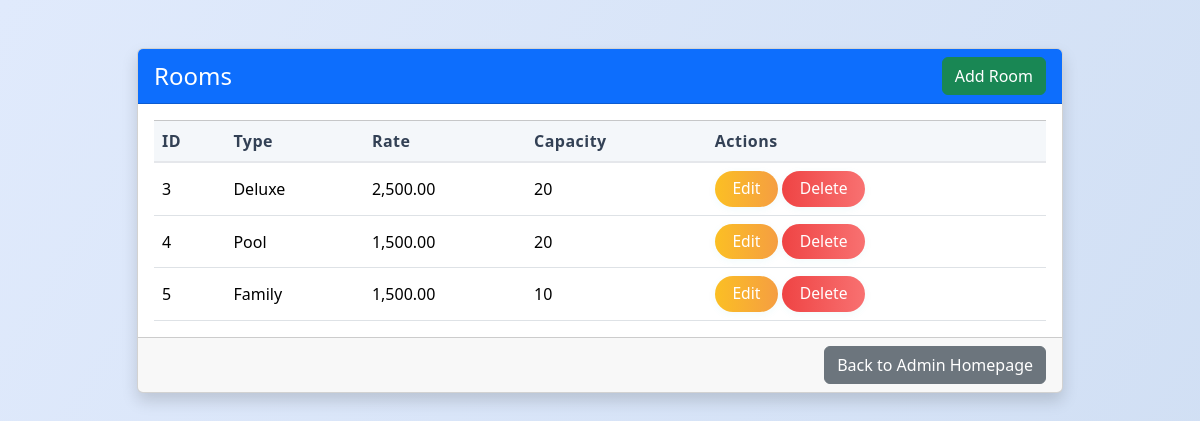
The page /manage_rooms.php (signed in) on the database its author committed.
### tables this page shows
CREATE TABLE `room` (
  `Room_ID` int(11) NOT NULL,
  `Room_Type` varchar(255) NOT NULL,
  `Room_Rate` decimal(10,2) NOT NULL,
  `Room_Cap` int(11) NOT NULL
);

### classes/database.php (called while the page is built, shortened)
<?php
class Database {
    private $host = "localhost";
    private $db_name = "guest_accommodation_system";
    private $username = "root";
    private $password = "";
    public $conn;
    public function connect() {
        $this->conn = new mysqli(
            $this->host,
            $this->username,
            $this->password,
            $this->db_name
        );
    }
    public function getConnection() {
        return $this->conn;
    }
    public function getAllRooms() {
        $conn = $this->getConnection();
        $result = $conn->query("SELECT * FROM room");
        $rooms = [];
        if ($result) {
            while ($row = $result->fetch_assoc()) {
                $rooms[] = $row;
            }
        }
        return $rooms;
    }
}
?>

### manage_rooms.php (the view, shortened to what this page needs)
<?php
require_once('classes/database.php');
$db = new Database();
$rooms = $db->getAllRooms();
?>
<!doctype html>
<html lang="en">
<head>
  <link rel="stylesheet" href="./bootstrap-5.3.3-dist/css/bootstrap.css">
  <link rel="stylesheet" href="style2.css">
</head>
<body class="bg-light">
<div class="container py-5">
  <div class="row justify-content-center">
    <div class="col-lg-10">
      <div class="card shadow glass-card">
        <div class="card-header bg-primary text-white d-flex justify-content-between align-items-center">
          <h4 class="mb-0">Rooms</h4>
          <a href="add_room.php" class="btn btn-success">Add Room</a>
        </div>
        <div class="card-body">
          <table class="table table-bordered table-hover align-middle mb-0">
            <thead class="table-light">
              <tr>
                <th>ID</th>
                <th>Type</th>
                <th>Rate</th>
                <th>Capacity</th>
                <th>Actions</th>
              </tr>
            </thead>
            <tbody>
              <?php foreach($rooms as $row): ?>
              <tr>
                <td><?= $row['Room_ID'] ?></td>
                <td><?= htmlspecialchars($row['Room_Type']) ?></td>
                <td><?= number_format($row['Room_Rate'], 2) ?></td>
                <td><?= $row['Room_Cap'] ?></td>
                <td>
                  <a href="update_room.php?id=<?= $row['Room_ID'] ?>" class="btn btn-warning btn-sm">Edit</a>
                  <a href="delete_room.php?id=<?= $row['Room_ID'] ?>" class="btn btn-danger btn-sm" onclick="return confirm('Delete this room?');">Delete</a>
                </td>
              </tr>
              <?php endforeach; ?>
            </tbody>
          </table>
        </div>
        <div class="card-footer text-end">
          <a href="admin_homepage.php" class="btn btn-secondary">Back to Admin Homepage</a>
        </div>
      </div>
    </div>
  </div>
</div>
</body>
</html>

### style2.css (style rules this page uses)
body { background: linear-gradient(120deg, #e0eafc 0%, #cfdef3 100%); min-height: 100vh; font-family: 'Segoe UI', 'Roboto', Arial, sans-serif; color: #23272f; margin: 0; }
.table th, .table td { vertical-align: middle; border: none; }
.table thead th { background: #f4f7fa; color: #334155; font-weight: 700; font-size: 1em; border-bottom: 2px solid #e5e7eb; letter-spacing: 0.03em; }
.table tbody tr { transition: background 0.18s; }
.btn-action, .btn-warning, .btn-danger { border-radius: 1.5rem !important; font-weight: 500; padding: 0.38rem 1.1rem; box-shadow: 0 2px 8px rgba(6,182,212,0.06); border: none; transition: background 0.18s, color 0.18s, transform 0.18s; font-size: 0.98em; }
.btn-warning { background: linear-gradient(90deg, #fbbf24 0%, #f59e42 100%); color: #fff; }
.btn-danger { background: linear-gradient(90deg, #ef4444 0%, #f87171 100%); color: #fff; }

### rows shown on the page
room: Room_ID "3", Room_Type "Deluxe", Room_Rate "2,500.00", Room_Cap "20"
room: Room_ID "4", Room_Type "Pool", Room_Rate "1,500.00", Room_Cap "20"
room: Room_ID "5", Room_Type "Family", Room_Rate "1,500.00", Room_Cap "10"
